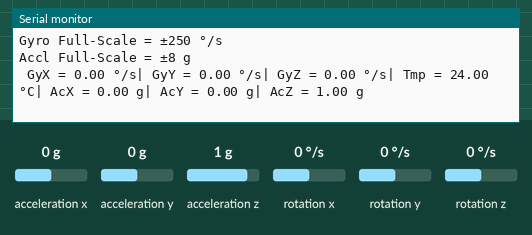
This sketch was run on a simulated Arduino Uno, built with avr-gcc and run on an emulated ATmega328P. Parts: the last lines printed to the serial monitor. Wiring (inferred from the names in the program): MPU-6050 motion sensor at I2C address 0x68. Inputs (shaded band) come from the test bench; at power-on: acceleration x 0 g, acceleration y 0 g, acceleration z 1 g, rotation x 0 °/s, rotation y 0 °/s, rotation z 0 °/s.

Above: at 5.8 s.
5.9 s: acceleration x set to -1.4 g
At 11.1 s:
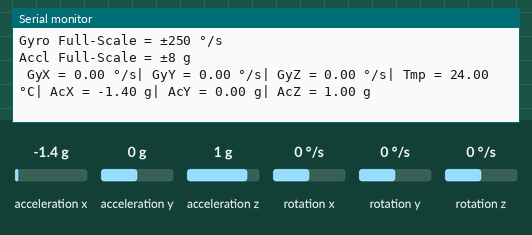
11.9 s: acceleration y set to -1.4 g
At 15.6 s:
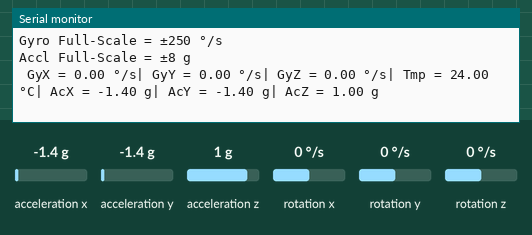
17.9 s: acceleration z set to -1.4 g
At 21.3 s:
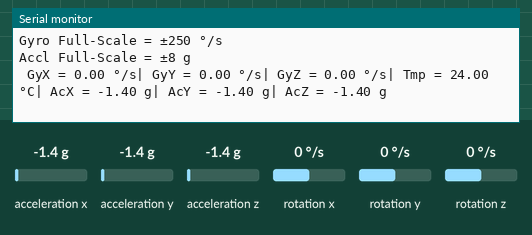
23.9 s: rotation x set to -192 °/s
At 25.8 s:
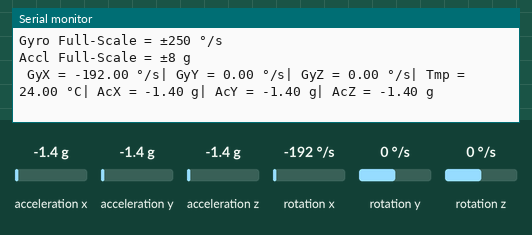
29.9 s: rotation y set to -192 °/s
At 31.5 s:
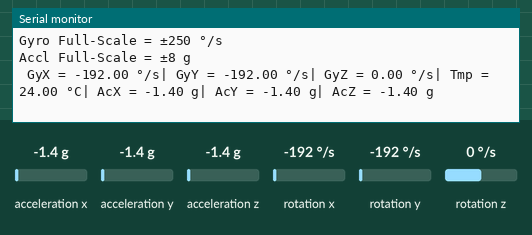

Measured:
- after the input at 5.9 s, the serial monitor: prints a new line after 4.2 s (image 1)
- after the input at 11.9 s, the serial monitor: prints a new line after 3.2 s (image 2)
- after the input at 17.9 s, the serial monitor: prints a new line after 2.2 s (image 3)
- after the input at 23.9 s, the serial monitor: prints a new line after 1.2 s (image 4)
- after the input at 29.9 s, the serial monitor: prints a new line after 0.24 s (image 5)

The sketch:

gy521.ino
```cpp
#include "Wire.h"

const uint8_t MPU_addr=0x68; // I2C address of the MPU-6050

const float MPU_GYRO_250_SCALE = 131.0;
const float MPU_GYRO_500_SCALE = 65.5;
const float MPU_GYRO_1000_SCALE = 32.8;
const float MPU_GYRO_2000_SCALE = 16.4;
const float MPU_ACCL_2_SCALE = 16384.0;
const float MPU_ACCL_4_SCALE = 8192.0;
const float MPU_ACCL_8_SCALE = 4096.0;
const float MPU_ACCL_16_SCALE = 2048.0;


struct rawdata {
int16_t AcX;
int16_t AcY;
int16_t AcZ;
int16_t Tmp;
int16_t GyX;
int16_t GyY;
int16_t GyZ;
};

struct scaleddata{
float AcX;
float AcY;
float AcZ;
float Tmp;
float GyX;
float GyY;
float GyZ;
};

bool checkI2c(byte addr);
void mpu6050Begin(byte addr);
rawdata mpu6050Read(byte addr, bool Debug);
void setMPU6050scales(byte addr,uint8_t Gyro,uint8_t Accl);
void getMPU6050scales(byte addr,uint8_t &Gyro,uint8_t &Accl);
scaleddata convertRawToScaled(byte addr, rawdata data_in,bool Debug);

void setup() {
Wire.begin();
Serial.begin(115200);

mpu6050Begin(MPU_addr);
}

void loop() {
rawdata next_sample;
setMPU6050scales(MPU_addr,0b00000000,0b00010000);
next_sample = mpu6050Read(MPU_addr, true);
convertRawToScaled(MPU_addr, next_sample,true);

delay(5000); // Wait 5 seconds and scan again
}


void mpu6050Begin(byte addr){
// This function initializes the MPU-6050 IMU Sensor
// It verifys the address is correct and wakes up the
// MPU.
if (checkI2c(addr)){
Wire.beginTransmission(MPU_addr);
Wire.write(0x6B); // PWR_MGMT_1 register
Wire.write(0); // set to zero (wakes up the MPU-6050)
Wire.endTransmission(true);

delay(30); // Ensure gyro has enough time to power up
}
}

bool checkI2c(byte addr){
// We are using the return value of
// the Write.endTransmisstion to see if
// a device did acknowledge to the address.
Serial.println(" ");
Wire.beginTransmission(addr);

if (Wire.endTransmission() == 0)
{
Serial.print(" Device Found at 0x");
Serial.println(addr,HEX);
return true;
}
else
{
Serial.print(" No Device Found at 0x");
Serial.println(addr,HEX);
return false;
}
}

rawdata offsets;

void calibrateMPU6050(byte addr, rawdata &offsets,char up_axis, int num_samples,bool Debug);
rawdata averageSamples(rawdata * samps,int len);

rawdata mpu6050Read(byte addr, bool Debug){
// This function reads the raw 16-bit data values from
// the MPU-6050

rawdata values;

Wire.beginTransmission(addr);
Wire.write(0x3B); // starting with register 0x3B (ACCEL_XOUT_H)
Wire.endTransmission(false);
Wire.requestFrom(addr,14,true); // request a total of 14 registers
values.AcX=Wire.read()<<8|Wire.read(); // 0x3B (ACCEL_XOUT_H) & 0x3C (ACCEL_XOUT_L)
values.AcY=Wire.read()<<8|Wire.read(); // 0x3D (ACCEL_YOUT_H) & 0x3E (ACCEL_YOUT_L)
values.AcZ=Wire.read()<<8|Wire.read(); // 0x3F (ACCEL_ZOUT_H) & 0x40 (ACCEL_ZOUT_L)
values.Tmp=Wire.read()<<8|Wire.read(); // 0x41 (TEMP_OUT_H) & 0x42 (TEMP_OUT_L)
values.GyX=Wire.read()<<8|Wire.read(); // 0x43 (GYRO_XOUT_H) & 0x44 (GYRO_XOUT_L)
values.GyY=Wire.read()<<8|Wire.read(); // 0x45 (GYRO_YOUT_H) & 0x46 (GYRO_YOUT_L)
values.GyZ=Wire.read()<<8|Wire.read(); // 0x47 (GYRO_ZOUT_H) & 0x48 (GYRO_ZOUT_L)


values.AcX-=offsets.AcX;
values.AcY-=offsets.AcY;
values.AcZ-=offsets.AcZ;
values.GyX-=offsets.GyX;
values.GyY-=offsets.GyY;
values.GyZ-=offsets.GyZ;


if(Debug){
Serial.print(" GyX = "); Serial.print(values.GyX);
Serial.print(" | GyY = "); Serial.print(values.GyY);
Serial.print(" | GyZ = "); Serial.print(values.GyZ);
Serial.print(" | Tmp = "); Serial.print(values.Tmp);
Serial.print(" | AcX = "); Serial.print(values.AcX);
Serial.print(" | AcY = "); Serial.print(values.AcY);
Serial.print(" | AcZ = "); Serial.println(values.AcZ);
}

return values;
}

void calibrateMPU6050(byte addr,rawdata &offsets,char up_axis ,int num_samples, bool Debug){
// This function reads in the first num_samples and averages them
// to determine calibration offsets, which are then used in
// when the sensor data is read.

// It simply assumes that the up_axis is vertical and that the sensor is not
// moving.
rawdata temp[num_samples];
int scale_value;
byte Gyro, Accl;

for(int i=0; i<num_samples; i++){
temp[i] = mpu6050Read(addr,false);
}

offsets = averageSamples(temp,num_samples);
getMPU6050scales(MPU_addr, Gyro, Accl);

switch (Accl){
case 0:
scale_value = (int)MPU_ACCL_2_SCALE;
break;
case 1:
scale_value = (int)MPU_ACCL_4_SCALE;
break;
case 2:
scale_value = (int)MPU_ACCL_8_SCALE;
break;
case 3:
scale_value = (int)MPU_ACCL_16_SCALE;
break;
default:
break;
}


switch(up_axis){
case 'X':
offsets.AcX -= scale_value;
break;
case 'Y':
offsets.AcY -= scale_value;
break;
case 'Z':
offsets.AcZ -= scale_value;
break;
default:
break;
}
if(Debug){
Serial.print(" Offsets: GyX = "); Serial.print(offsets.GyX);
Serial.print(" | GyY = "); Serial.print(offsets.GyY);
Serial.print(" | GyZ = "); Serial.print(offsets.GyZ);
Serial.print(" | AcX = "); Serial.print(offsets.AcX);
Serial.print(" | AcY = "); Serial.print(offsets.AcY);
Serial.print(" | AcZ = "); Serial.println(offsets.AcZ);
}
}

rawdata averageSamples(rawdata * samps,int len){
rawdata out_data;
scaleddata temp;

temp.GyX = 0.0;
temp.GyY = 0.0;
temp.GyZ = 0.0;
temp.AcX = 0.0;
temp.AcY = 0.0;
temp.AcZ = 0.0;

for(int i = 0; i < len; i++){
temp.GyX += (float)samps[i].GyX;
temp.GyY += (float)samps[i].GyY;
temp.GyZ += (float)samps[i].GyZ;
temp.AcX += (float)samps[i].AcX;
temp.AcY += (float)samps[i].AcY;
temp.AcZ += (float)samps[i].AcZ;
}

out_data.GyX = (int16_t)(temp.GyX/(float)len);
out_data.GyY = (int16_t)(temp.GyY/(float)len);
out_data.GyZ = (int16_t)(temp.GyZ/(float)len);
out_data.AcX = (int16_t)(temp.AcX/(float)len);
out_data.AcY = (int16_t)(temp.AcY/(float)len);
out_data.AcZ = (int16_t)(temp.AcZ/(float)len);

return out_data;

}

void setMPU6050scales(byte addr,uint8_t Gyro,uint8_t Accl){
Wire.beginTransmission(addr);
Wire.write(0x1B); // write to register starting at 0x1B
Wire.write(Gyro); // Self Tests Off and set Gyro FS to 250
Wire.write(Accl); // Self Tests Off and set Accl FS to 8g
Wire.endTransmission(true);
}

void getMPU6050scales(byte addr,uint8_t &Gyro,uint8_t &Accl){
Wire.beginTransmission(addr);
Wire.write(0x1B); // starting with register 0x3B (ACCEL_XOUT_H)
Wire.endTransmission(false);
Wire.requestFrom(addr,2,true); // request a total of 14 registers
Gyro = (Wire.read()&(bit(3)|bit(4)))>>3;
Accl = (Wire.read()&(bit(3)|bit(4)))>>3;
}


scaleddata convertRawToScaled(byte addr, rawdata data_in, bool Debug){

scaleddata values;
float scale_value = 0.0;
byte Gyro, Accl;

getMPU6050scales(MPU_addr, Gyro, Accl);

if(Debug){
Serial.print("Gyro Full-Scale = ");
}

switch (Gyro){
case 0:
scale_value = MPU_GYRO_250_SCALE;
if(Debug){
Serial.println("±250 °/s");
}
break;
case 1:
scale_value = MPU_GYRO_500_SCALE;
if(Debug){
Serial.println("±500 °/s");
}
break;
case 2:
scale_value = MPU_GYRO_1000_SCALE;
if(Debug){
Serial.println("±1000 °/s");
}
break;
case 3:
scale_value = MPU_GYRO_2000_SCALE;
if(Debug){
Serial.println("±2000 °/s");
}
break;
default:
break;
}

values.GyX = (float) data_in.GyX / scale_value;
values.GyY = (float) data_in.GyY / scale_value;
values.GyZ = (float) data_in.GyZ / scale_value;

scale_value = 0.0;
if(Debug){
Serial.print("Accl Full-Scale = ");
}
switch (Accl){
case 0:
scale_value = MPU_ACCL_2_SCALE;
if(Debug){
Serial.println("±2 g");
}
break;
case 1:
scale_value = MPU_ACCL_4_SCALE;
if(Debug){
Serial.println("±4 g");
}
break;
case 2:
scale_value = MPU_ACCL_8_SCALE;
if(Debug){
Serial.println("±8 g");
}
break;
case 3:
scale_value = MPU_ACCL_16_SCALE;
if(Debug){
Serial.println("±16 g");
}
break;
default:
break;
}
values.AcX = (float) data_in.AcX / scale_value;
values.AcY = (float) data_in.AcY / scale_value;
values.AcZ = (float) data_in.AcZ / scale_value;


values.Tmp = (float) data_in.Tmp / 340.0 + 36.53;

if(Debug){
Serial.print(" GyX = "); Serial.print(values.GyX);
Serial.print(" °/s| GyY = "); Serial.print(values.GyY);
Serial.print(" °/s| GyZ = "); Serial.print(values.GyZ);
Serial.print(" °/s| Tmp = "); Serial.print(values.Tmp);
Serial.print(" °C| AcX = "); Serial.print(values.AcX);
Serial.print(" g| AcY = "); Serial.print(values.AcY);
Serial.print(" g| AcZ = "); Serial.print(values.AcZ);Serial.println(" g");
}

return values;
}
```
